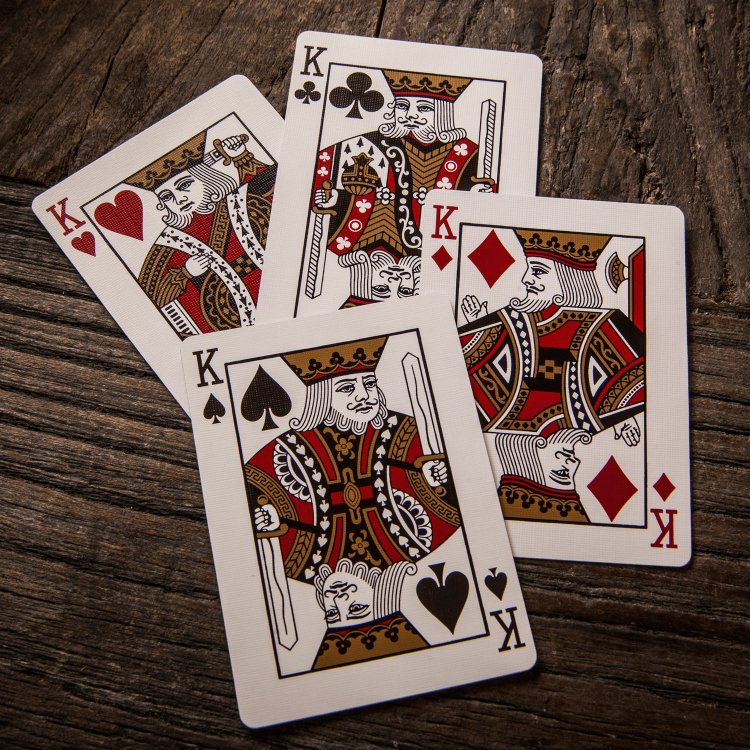
#> input picture Assets/cards.jpeg, 1500 x 1500 px, given in place of the camera (shown at 1/2 size)
$ python Color_Picker.py
#> lines starting #> are read from the running program, lines starting #| are printed output that depends on the picture; after the words box and inside, x2 and y2 are one past the last pixel; in counts of white or black regions, pixels touching at a corner belong together
import cv2
import numpy as np

frameWidth = 640
frameHeight = 480
cap = cv2.VideoCapture(1)
cap.set(3, frameWidth)
cap.set(4, frameHeight)

def empty(a):
    pass

cv2.namedWindow("HSV")              # Create a new window
cv2.resizeWindow("HSV", 640, 240)   # Resize window

# Create trackbars
cv2.createTrackbar("HUE Min", "HSV", 0, 179, empty)
#> slider 'HUE Min' is set to 35
cv2.createTrackbar("HUE Max", "HSV", 179, 179, empty)
cv2.createTrackbar("SAT Min", "HSV", 0, 255, empty)
#> slider 'SAT Min' is set to 51
cv2.createTrackbar("SAT Max", "HSV", 255, 255, empty)
cv2.createTrackbar("VALUE Min", "HSV", 0, 255, empty)
#> slider 'VALUE Min' is set to 51
cv2.createTrackbar("VALUE Max", "HSV", 255, 255, empty)


while True:
    success, img = cap.read()
#> img is the input picture: shape (1500, 1500, 3); mean B, G, R 80.3, 88.8, 108.2
    imgHsv = cv2.cvtColor(img, cv2.COLOR_BGR2HSV)   # Convert image to HSV (Hue, Saturation, Value)
#> imgHsv: shape (1500, 1500, 3); mean H, S, V 25.4, 103, 109.1

    h_min = cv2.getTrackbarPos("HUE Min", "HSV")
    h_max = cv2.getTrackbarPos("HUE Max", "HSV")
    s_min = cv2.getTrackbarPos("SAT Min", "HSV")
    s_max = cv2.getTrackbarPos("SAT Max", "HSV")
    v_min = cv2.getTrackbarPos("VALUE Min", "HSV")
    v_max = cv2.getTrackbarPos("VALUE Max", "HSV")
    print(h_min)

    lower = np.array([h_min, s_min, v_min])     # Lower limit
    upper = np.array([h_max, s_max, v_max])     # Upper limit
    mask = cv2.inRange(imgHsv, lower, upper)    # Filter these colours
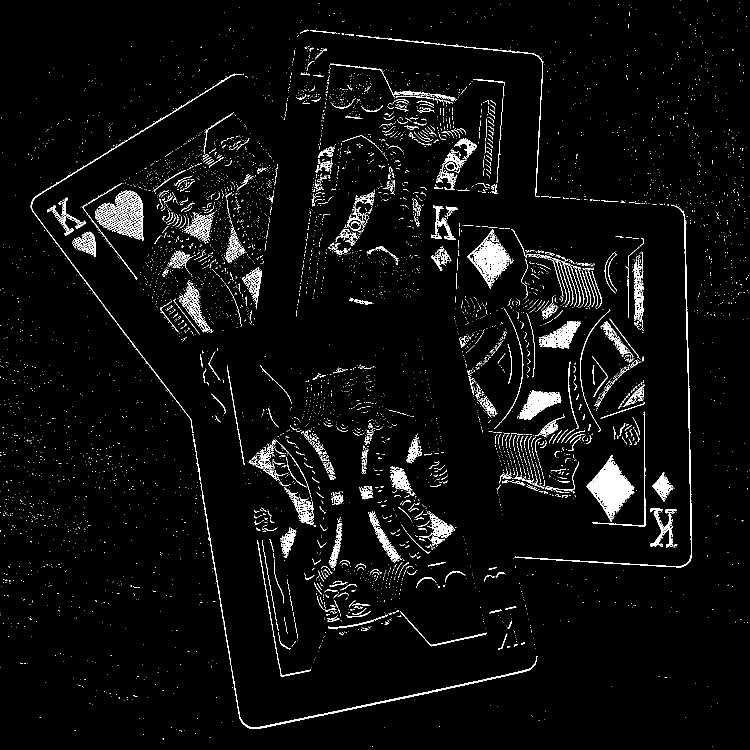
#> mask: shape (1500, 1500) (shown at 1/2 size); 3.8% white in thin lines or dots
    result = cv2.bitwise_and(img, img, mask = mask)     # Where pixels are present in both images, show pixels
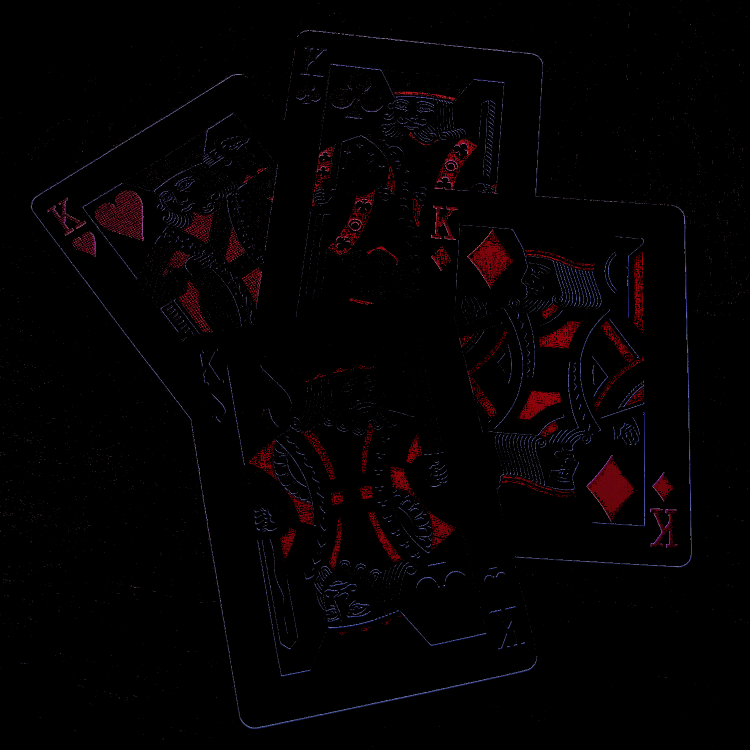
#> result: shape (1500, 1500, 3) (shown at 1/2 size); mean B, G, R 2.4, 1.4, 3.8

    mask = cv2.cvtColor(mask, cv2.COLOR_GRAY2BGR)   # Convert image to RGB
#> mask: shape (1500, 1500, 3); 3.8% white in thin lines or dots
    hStack = np.hstack([img, mask, result])         # Stack images
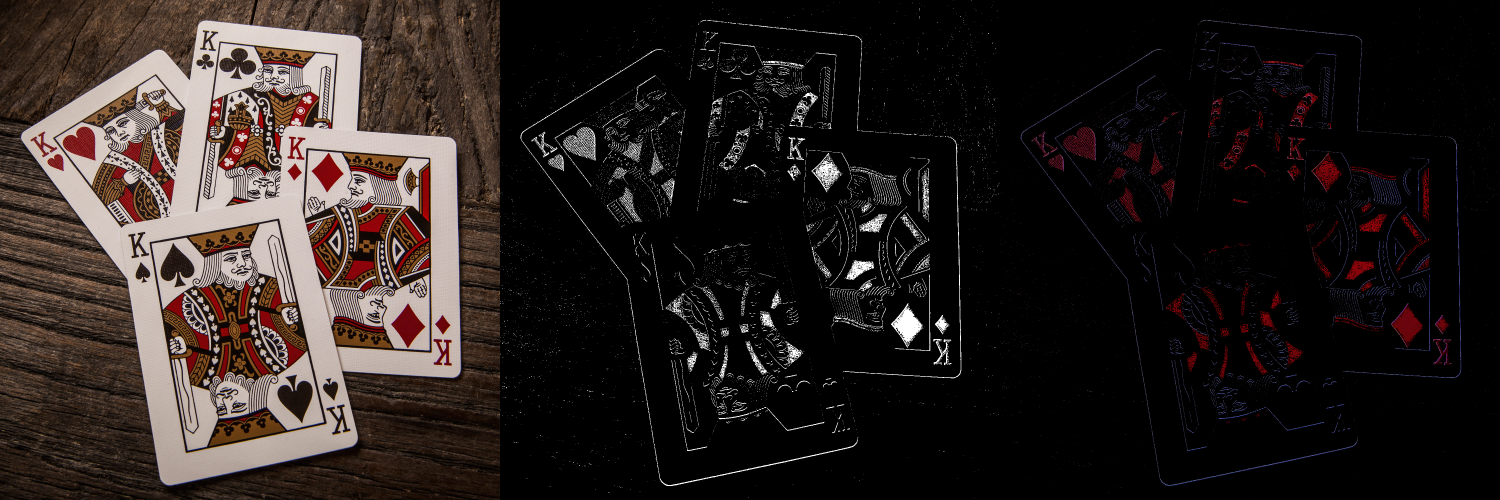
#> hStack: shape (1500, 4500, 3) (shown at 1/3 size); mean B, G, R 30.8, 33.3, 40.6
    cv2.imshow('Horizontal Stacking', hStack)       # Show stack

    if cv2.waitKey(1) and 0xFF == ord('q'):         # Exit app
#> (key q is pressed here)
        break

cap.release()
cv2.destroyAllWindows()

$ run again, on Assets/diana.jpeg
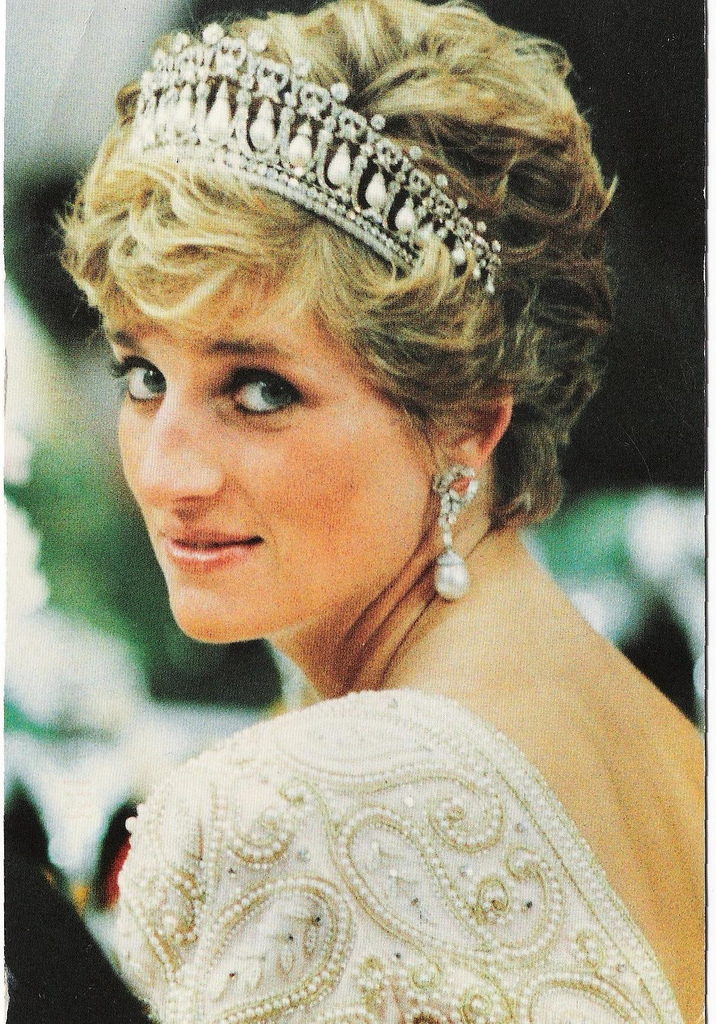
#> input picture Assets/diana.jpeg, 716 x 1024 px, given in place of the camera
#> img is the input picture: shape (1024, 716, 3); mean B, G, R 121.3, 147.4, 157.2
#> imgHsv: shape (1024, 716, 3); mean H, S, V 31.2, 63.8, 161
#> `mask = cv2.inRange(imgHsv, lower, upper)`:
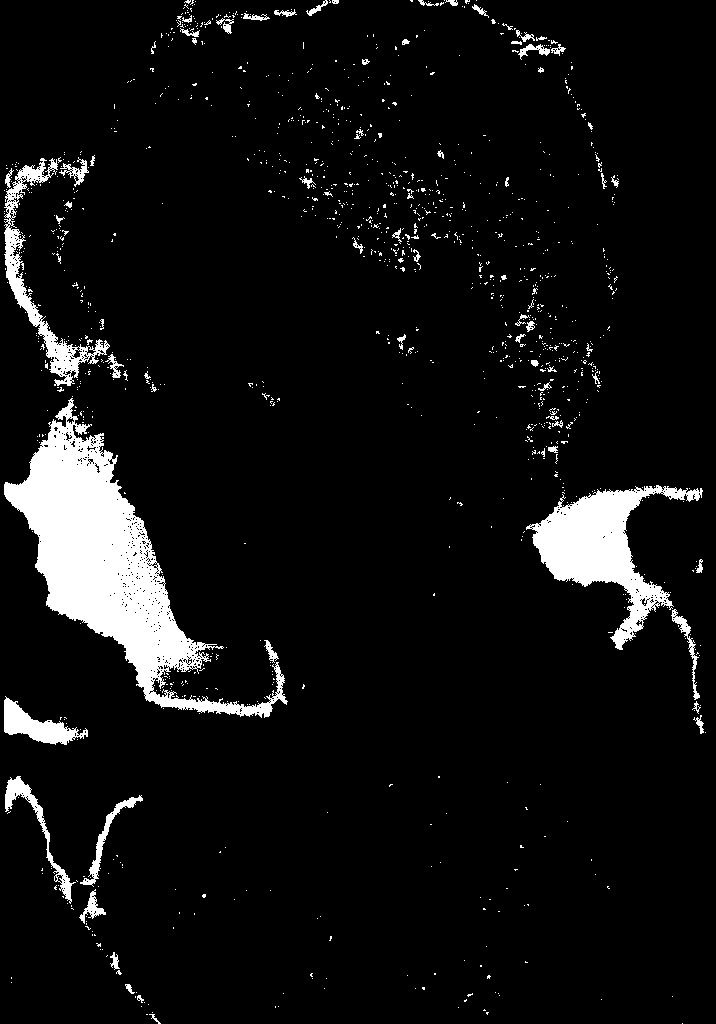
#> mask: shape (1024, 716); 6.8% white; 1246 white regions (1174 under 20 px), largest, box (x1, y1, x2, y2) and area: (4, 398, 288, 718) 25610, (526, 485, 703, 650) 9701, (4, 158, 110, 386) 3681
#> `hStack = np.hstack([img, mask, result])`:
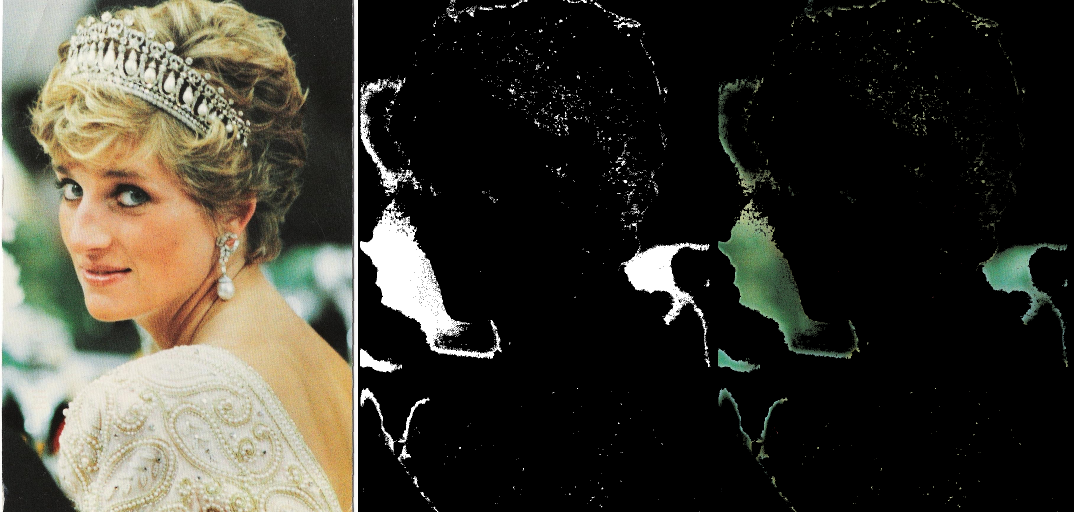
#> hStack: shape (1024, 2148, 3) (shown at 1/2 size); mean B, G, R 48.3, 57.7, 60.2

$ run again, on Assets/group.jpeg
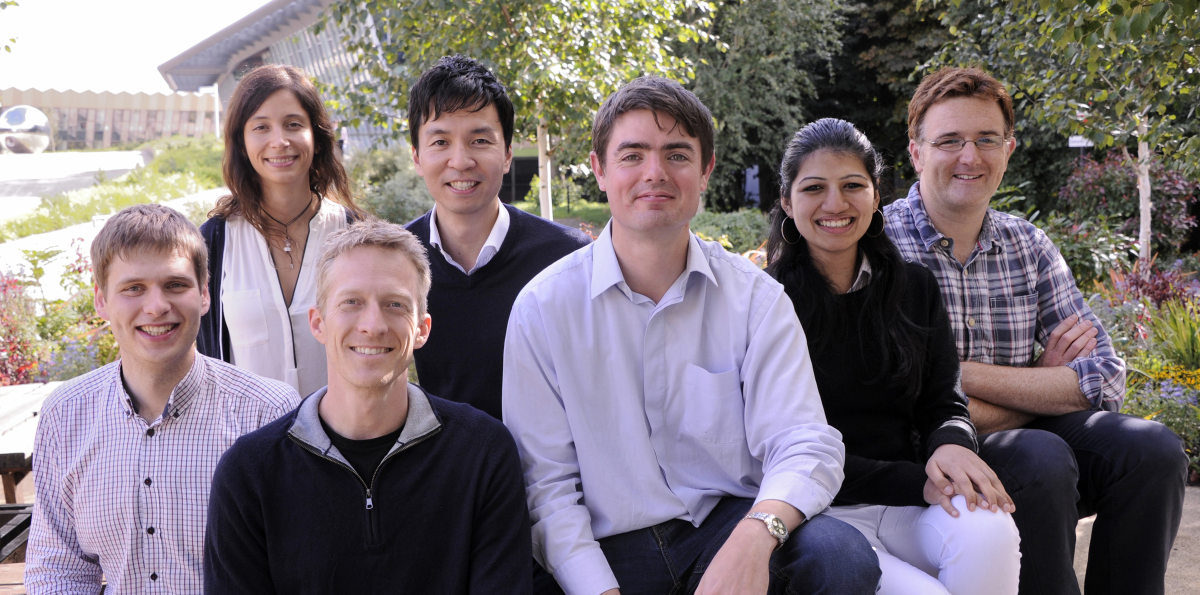
#> input picture Assets/group.jpeg, 2400 x 1189 px, given in place of the camera (shown at 1/2 size)
#> img is the input picture: shape (1189, 2400, 3); mean B, G, R 120.3, 114.8, 125.2
#> imgHsv: shape (1189, 2400, 3); mean H, S, V 87.5, 55.4, 134.3
#> `mask = cv2.inRange(imgHsv, lower, upper)`:
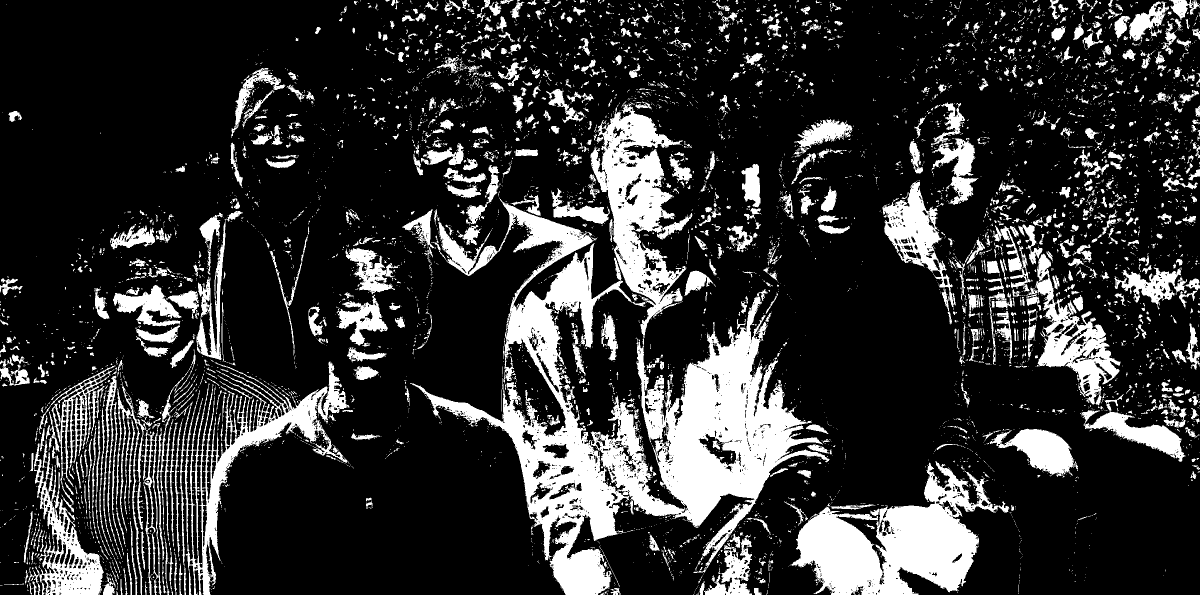
#> mask: shape (1189, 2400) (shown at 1/2 size); 19.9% white; 6701 white regions (5606 under 20 px), largest, box (x1, y1, x2, y2) and area: (820, 202, 1659, 1189) 201623, (1582, 922, 2019, 1189) 53261, (368, 723, 700, 1189) 27150
#> `hStack = np.hstack([img, mask, result])`:
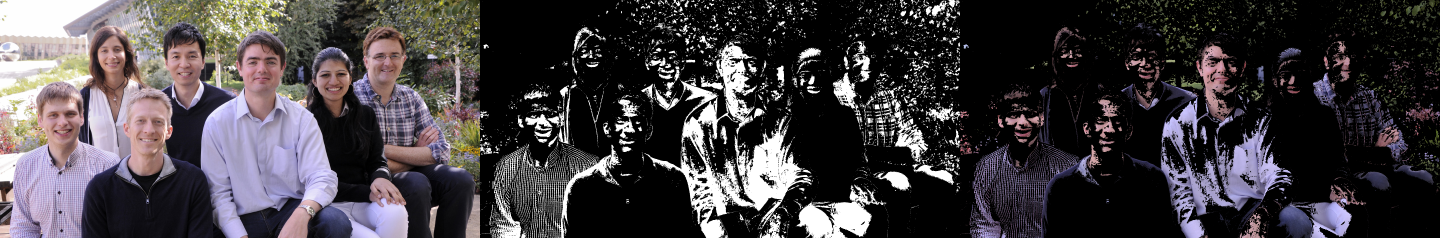
#> hStack: shape (1189, 7200, 3) (shown at 1/5 size); mean B, G, R 66.5, 63.1, 67.4
